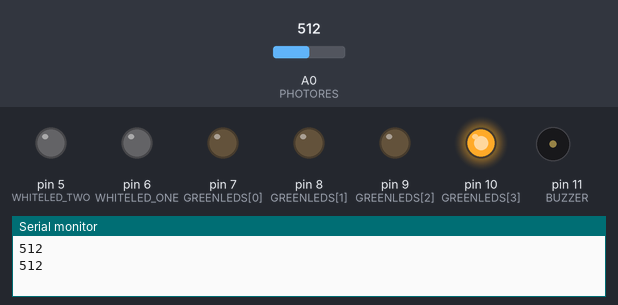
Bench run of a sketch on a simulated Arduino Nano, built with avr-gcc and run on an emulated ATmega328P. Shown: output pins drawn as LEDs (lit = HIGH), buzzer (waves = sounding), the last lines printed to the serial monitor. Inputs (shaded band) come from the test bench; at power-on: A0 (PHOTORES) = 512.

Above: at 3.65 s.
3.7 s: A0 (PHOTORES) set to 11
At 3.79 s:
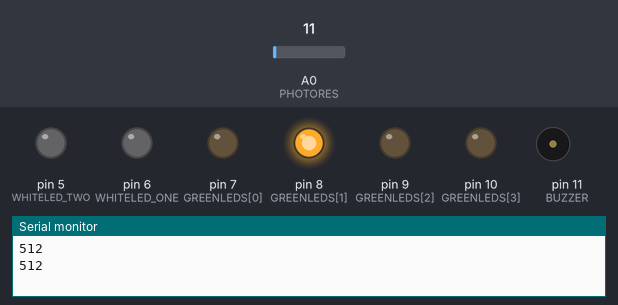
7.2 s: A0 (PHOTORES) set to 8
At 9.3 s:
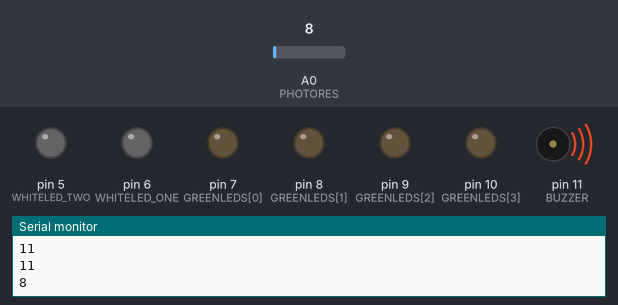
At 13.1 s:
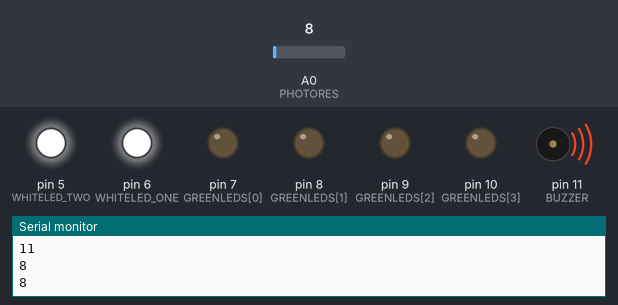
Timing chart, 0 to 17.9 s (numbered marks = the images above; inputs shaded):
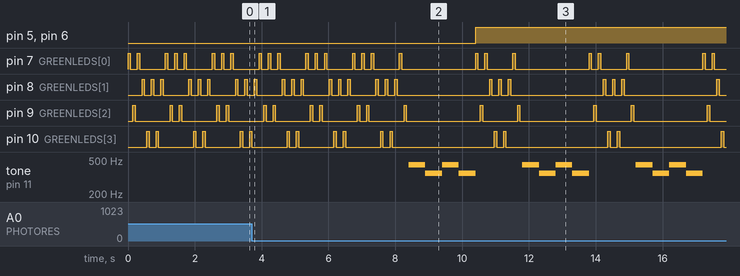

The sketch:

robotin_2.ino
```cpp
// ROBOTÍN PART 2 (Arduino Nano)
// ÓSCAR POBLETE SÁENZ
int i=0;
int valdr; // PHOTORESISTOR STATE
int GREENLEDS[]={7,8,9,10};
const int BUZZER=11;
const int WHITELED_ONE=6;
const int WHITELED_TWO=5;
const int PHOTORES=A0;

void setup() {
Serial.begin(9600);
   for(i=0;i<=3;i++){
  pinMode(GREENLEDS[i],OUTPUT);
  }
  pinMode(BUZZER, OUTPUT);
  pinMode(WHITELED_ONE, OUTPUT);
  pinMode(WHITELED_TWO, OUTPUT);
//SILENCE BUZZER
  noTone(BUZZER);
// TURN OFF THE LEDS
  shutLEDs();
}

void loop(){
  ledsv(); // START LEDS (TRUNK DECORATION)
  LDR(); // INITIALIZE LIGHT DETECTION FOR NIGHT LIGHTS
}

// CUSTOM LIGHT SERIES (TRUNK)
void ledsv(){
   digitalWrite(GREENLEDS[0],HIGH);
   delay(70);
   digitalWrite(GREENLEDS[0],LOW);
   delay(70);
   digitalWrite(GREENLEDS[2],HIGH);
   delay(70);
   digitalWrite(GREENLEDS[2],LOW);
   delay(70);
   digitalWrite(GREENLEDS[0],HIGH);
   delay(70);
   digitalWrite(GREENLEDS[0],LOW);
   delay(70);
   digitalWrite(GREENLEDS[1],HIGH);
   delay(70);
   digitalWrite(GREENLEDS[1],LOW);
   delay(70);
   digitalWrite(GREENLEDS[3],HIGH);
   delay(70);
   digitalWrite(GREENLEDS[3],LOW);
   delay(70);
   digitalWrite(GREENLEDS[1],HIGH);
   delay(70);
   digitalWrite(GREENLEDS[1],LOW);
   delay(70);
   digitalWrite(GREENLEDS[3],HIGH);
   delay(70);
   digitalWrite(GREENLEDS[3],LOW);
   delay(70);
   digitalWrite(GREENLEDS[1],HIGH);
   delay(70);
   digitalWrite(GREENLEDS[1],LOW);
   delay(70);
   digitalWrite(GREENLEDS[0],HIGH);
   delay(70);
   digitalWrite(GREENLEDS[0],LOW);
   delay(70);
   digitalWrite(GREENLEDS[2],HIGH);
   delay(70);
   digitalWrite(GREENLEDS[2],LOW);
   delay(70);
}

void siren(){
  tone(BUZZER,440,500);
  delay(500);
  noTone(BUZZER);
  tone(BUZZER,349.23,500);
  delay(500);
  tone(BUZZER,440,500);
  delay(500);
  noTone(BUZZER);
  tone(BUZZER,349.23,500);
  delay(500);
}

void LDR(){
  valdr= analogRead(PHOTORES);
  Serial.println(valdr); // Return the value read to our serial monitor on the captured light
  if(valdr <10) //Adjust desired light level to switch white leds
  {
    siren(); // START SIRENS
    digitalWrite(WHITELED_ONE, HIGH); // Turn on the leds in the dark
    digitalWrite(WHITELED_TWO, HIGH);
  }
  else
  {
    digitalWrite(WHITELED_ONE, LOW); //Turn off the leds in the light
    digitalWrite(WHITELED_TWO, LOW);
    noTone(BUZZER);
  }
}

void shutLEDs()
{
//Turn off all the LEDs
  for(i=0;i<=3;i++){
  digitalWrite(GREENLEDS[i], LOW);
  }
  digitalWrite(WHITELED_ONE, LOW);
  digitalWrite(WHITELED_TWO, LOW);
}
```

Measured:
- the behaviour switches between 10 and 9 on A0 (PHOTORES) (found by bisection; images 1 and 2)
- after the input at 7.2 s, pin 5 (WHITELED_TWO), pin 6 (WHITELED_ONE): LOW → HIGH after 3.2 s; tone on pin 11 (BUZZER): silent → 440 Hz after 1.2 s, then repeats every 3.4 s: 349 Hz 0.50 s, 440 Hz 0.50 s, 349 Hz 0.50 s, silent 1.4 s, 440 Hz 0.50 s
- by itself, pin 7 (GREENLEDS[0]): repeats every 3.4 s: LOW 0.77 s, HIGH 0.07 s, LOW 2.2 s, HIGH 0.07 s, LOW 0.21 s, HIGH 0.07 s
- by itself, pin 8 (GREENLEDS[1]): repeats every 3.4 s: 2 × (LOW 0.21 s, HIGH 0.07 s), LOW 2.8 s, HIGH 0.07 s
- by itself, pin 9 (GREENLEDS[2]): repeats every 3.4 s: HIGH 0.07 s, LOW 2.2 s, HIGH 0.07 s, LOW 1.1 s
- by itself, pin 10 (GREENLEDS[3]): repeats every 3.4 s: LOW 0.21 s, HIGH 0.07 s, LOW 3.1 s, HIGH 0.07 s
